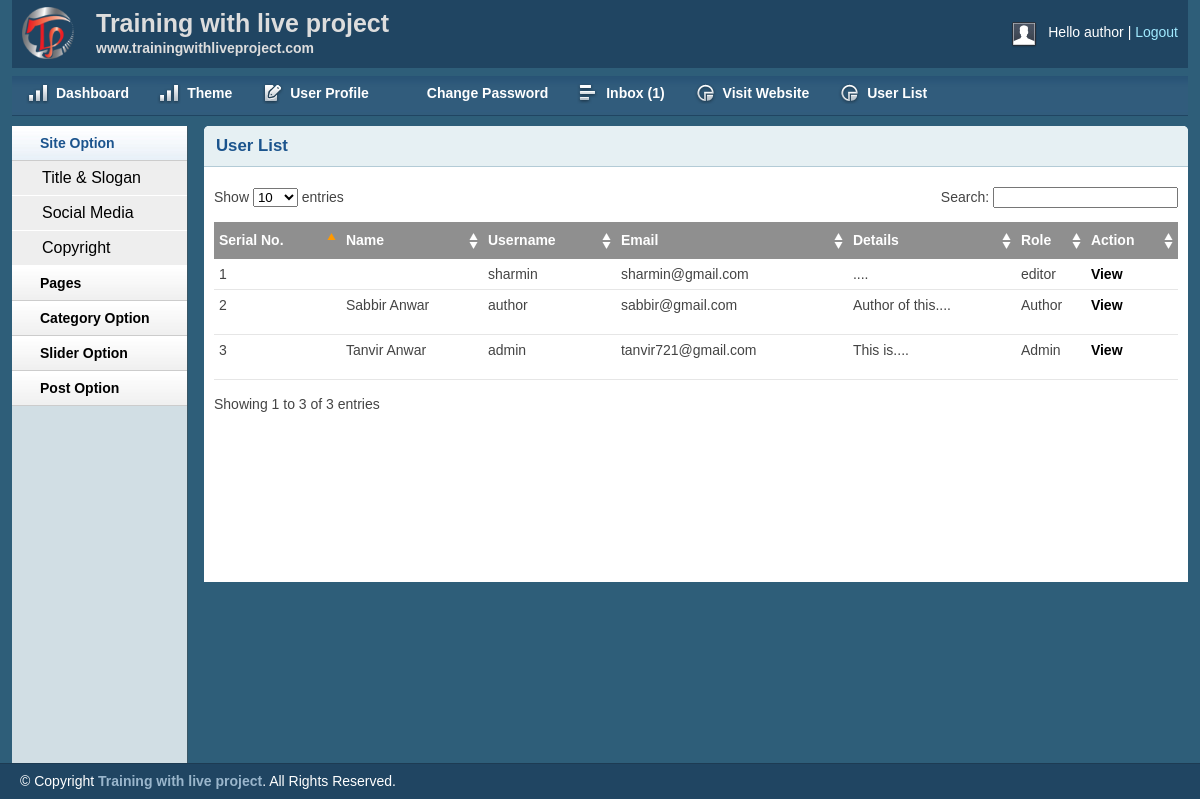
Screenshot of /admin/userlist.php (signed in) with the database file from the repository.
### tables this page shows
CREATE TABLE `tbl_user` (
  `id` int(11) NOT NULL,
  `name` varchar(255) NOT NULL,
  `username` varchar(100) NOT NULL,
  `password` varchar(100) NOT NULL,
  `email` varchar(255) NOT NULL,
  `details` text NOT NULL,
  `role` int(11) NOT NULL
);

### lib/Session.php (called while the page is built, shortened)
<?php
class Session{
	public static function get($key){
		if (isset($_SESSION[$key])) {
			return $_SESSION[$key];
		}else {
			return false;
		}
	}
}
?>

### lib/Database.php (called while the page is built, shortened)
<?php
Class Database{
 public $host   = DB_HOST;
 public $user   = DB_USER;
 public $pass   = DB_PASS;
 public $dbname = DB_NAME;
 public $link;
private function connectDB(){
 $this->link = new mysqli($this->host, $this->user, $this->pass,
  $this->dbname);
 }
public function select($query){
  $result = $this->link->query($query) or
   die($this->link->error.__LINE__);
  if($result->num_rows > 0){
    return $result;
  } else {
    return false;
  }
 }
}

### helpers/Formate.php (called while the page is built, shortened)
<?php
class Format{
	public function textShorten($text, $limit = 400){
        $text = $text."";
        $text = substr($text, 0, $limit);
        $text = substr($text, 0, strrpos($text, ' '));
        $text = $text."....";
        return $text;
	}
}
?>

### admin/userlist.php (the view, shortened to what this page needs)
<?php include "inc/header.php"; ?>
<?php include "inc/sidebar.php"; ?>
<div class="grid_10">
<div class="box round first grid">
<h2>User List</h2>
<div class="block">
<table class="data display datatable" id="example">
<thead>
	<tr>
		<th>Serial No.</th>
		<th>Name</th>
		<th>Username</th>
		<th>Email</th>
		<th>Details</th>
		<th>Role</th>
		<th>Action</th>
	</tr>
</thead>
<tbody>
<?php
$query = "SELECT * FROM  tbl_user order by id desc ";
$alluser = $db->select($query);
if ($alluser) {
	$i= 0;
	while ($result = $alluser->fetch_assoc()){
     $i++;
?>
	<tr class="odd gradeX">
		<td><?php echo $i; ?></td>
		<td><?php echo $result['name'];?></td>
		<td><?php echo $result['username'];?></td>
		<td><?php echo $result['email'];?></td>
		<td><?php echo $fm->textShorten($result['details'],30);?></td>
		<td>
		<?php
			if ($result['role'] == '0') {
				echo "Admin";
			}elseif ($result['role'] == '1') {
				echo "Author";
			}elseif ($result['role'] == '2') {
				echo "editor";
			}
		 ?>
 </td>
	<td><a href="viewuser.php?userid=<?php echo $result['id']; ?>">View</a>
	</td>
</tr>
	<?php } } ?>
</tbody>
</table>
</div>
</div>
</div>
<?php include "inc/footer.php"; ?>

### admin/inc/header.php (shortened to what this page needs)
<?php
include "../lib/Session.php";
?>
<?php
include "../lib/Database.php";
include "../helpers/Formate.php";
?>
<?php
$db = new Database();
$fm = new Format();
?>
<!DOCTYPE html>
<html>
<head>
<link rel="stylesheet" type="text/css" href="css/reset.css" media="screen" />
<link rel="stylesheet" type="text/css" href="css/text.css" media="screen" />
<link rel="stylesheet" type="text/css" href="css/grid.css" media="screen" />
<link rel="stylesheet" type="text/css" href="css/layout.css" media="screen" />
<link rel="stylesheet" type="text/css" href="css/nav.css" media="screen" />
<link href="css/table/demo_page.css" rel="stylesheet" type="text/css" />
</head>
<body>
<div class="container_12">
<div class="grid_12 header-repeat">
<div id="branding">
<div class="floatleft logo">
    <img src="img/livelogo.png" alt="Logo" />
</div>
<div class="floatleft middle">
	<h1>Training with live project</h1>
	<p>www.trainingwithliveproject.com</p>
</div>
<div class="floatright">
    <div class="floatleft">
        <img src="img/img-profile.jpg" alt="Profile Pic" /></div>
    <div class="floatleft marginleft10">
        <ul class="inline-ul floatleft">
            <li>Hello <?php echo Session::get('username');?></li>
            <li><a href="?action=logout">Logout</a></li>
        </ul>
    </div>
</div>
</div>
</div>
<div class="grid_12">
    <ul class="nav main">
        <li class="ic-dashboard"><a href="index.php"><span>Dashboard</span></a> </li>
        <li class="ic-dashboard"><a href="theme.php"><span>Theme</span></a> </li>
        <li class="ic-form-style"><a href="profile.php"><span>User Profile</span></a></li>
		<li class="ic-typography"><a href="changepassword.php"><span>Change Password</span></a></li>
		<li class="ic-grid-tables"><a href="inbox.php"><span>Inbox
        <?php
$query = "SELECT * FROM  tbl_contact WHERE status='0' order by id desc ";
$msg = $db->select($query);
if ($msg) {
    $count = mysqli_num_rows($msg);
    echo "(".$count.")";
} else {
    echo "(0)";
}
?>
</span></a></li>
    <li class="ic-charts"><a href="../index.php"><span>Visit Website</span></a></li>
    <li class="ic-charts"><a href="userlist.php"><span>User List</span></a></li>
</ul>
</div>

### admin/inc/sidebar.php (shortened to what this page needs)
<div class="grid_2">
<div class="box sidemenu">
<div class="block" id="section-menu">
<ul class="section menu">
   <li><a class="menuitem">Site Option</a>
        <ul class="submenu">
            <li><a href="titleslogan.php">Title & Slogan</a></li>
            <li><a href="social.php">Social Media</a></li>
            <li><a href="copyright.php">Copyright</a></li>
        </ul>
    </li>
     <li><a class="menuitem">Pages</a>
    </li>
    <li><a class="menuitem">Category Option</a>
    </li>
     <li><a class="menuitem">Slider Option</a>
    </li>
    <li><a class="menuitem">Post Option</a>
    </li>
</ul>
</div>
</div>
</div>

### admin/inc/footer.php (shortened to what this page needs)
    </div>
    <div id="site_info">
        <p>
         &copy; Copyright <a href="http://trainingwithliveproject.com">Training with live project</a>. All Rights Reserved.
        </p>
    </div>
</body>
</html>

### admin/css/text.css (style rules this page uses)
body { font: 13px/1.5 Tahoma, Helvetica, Arial, 'Liberation Sans', FreeSans, sans-serif; }
h1 { font-size: 25px; }
h2 { font-size: 23px; }
ul { list-style: square; }
li { margin-left: 30px; }
p, dl, hr, h1, h2, h3, h4, h5, h6, ol, ul, pre, table, address, fieldset { margin-bottom: 20px; }

### admin/css/grid.css (style rules this page uses)
.container_12, .container_16 { min-height: 620px; width: 100%; }
.grid_1, .grid_2, .grid_3, .grid_4, .grid_5, .grid_6, .grid_7, .grid_8, .grid_9, .grid_10, .grid_11, .grid_12, .grid_13, .grid_14, .grid_15, .grid_16 { display: inline; float: left; margin-left: 1%; margin-right: 1%; }
.container_12 .grid_12, .container_16 .grid_16 { width: 98%; }
.container_12 .grid_2 { width: 14.666%; }
.container_12 .grid_10 { width: 81.333%; }

### admin/css/layout.css (style rules this page uses)
body { background: #fff none repeat scroll 0 0; color: #444; font-size: 14px; padding: 0; }
.floatleft { float:left; }
.logo img { margin-top: -15px; width: 52px; }
.middle { margin-left: 22px; margin-top: -14px; }
.middle h1 { color:#ddd;margin:0 }
.middle p { color: #ddd; margin: 0; font-weight: bold; }
.floatright { float:right; }
.inline-ul li { display:inline; color:#fff; }
.marginleft10 { margin-left:10px; }
a { color: #000; font-weight:bold; text-decoration: none; }
.container_12, .container_16 { background:#2E5E79; }
h1, h2, h3, h4, h5, h6 { line-height:1.2em; margin-bottom:.3em; }
h2 { margin-top:1em; }
#branding { font-weight: normal; margin-bottom: 0; padding: 22px 10px 3px; text-align: left; }
.header-repeat { background:url(../img/header-repeat.jpg) repeat-x; }
#branding a { color:#A1EAFF; font-weight:normal; }
#branding a:before { content:" | "; color:#fff; }
#branding ul, #branding ul li { margin:0px; padding:0px; }
#branding li { padding:0px 0px 0px 0px !important; }
.box { background:#fff; margin-bottom:20px; padding:10px 10px 10px 10px; margin-left:-8px; }
.box.grid { padding-bottom:40px; }
.box.round { -moz-border-radius: 5px 5px 0px 0px; -webkit-border-radius: 5px 5px 0px 0px; border-radius: 5px 5px 0px 0px; }
.box h2 { font-size:1.2em; font-weight:bold; color:#1B548D; background:#E6F0F3; margin:-10px -10px 0 -10px; padding:10px 12px; border-bottom:1px solid #B3CBD6; -moz-border-radius: 5px 5px 0px 0px; -webkit-border-radius: 5px 5px 0px 0px; border-radius: 5px 5px 0px 0px; }
.box.first { min-height: 406px; }
.block { padding-top:20px; }
.box.sidemenu { background-color:#D1DEE4; border-right:1px solid #3A5665; padding:0px; margin:0px; cursor:pointer; }
.box.sidemenu .block { padding-top:0px; margin-top:0px; }
p { margin-bottom:1em; }
ul, ol { padding-top:0; }
ul.menu { list-style:none; border-top:1px solid #bbb; }
ul.menu li { margin:0; }
ul.menu li a { display:block; padding:4px 10px; border-bottom:1px solid #ccc; }
ul.menu ul { list-style:none; margin:0; }
ul.menu ul li a { padding-left:30px; }
ul.section { border-top:0; margin-bottom:0; }
ul.section li a { background:url(../img/sidemenu-repeat.jpg) repeat-x; line-height:26px; padding-left:28px; }
ul.section li li a { background:#ddd; border-bottom:1px solid #eee; }
ul.section ul li { text-transform:none; }
ul.section ul.current li a { background: #eee none repeat scroll 0 0; border-bottom: 1px solid #fff; font-size: 16px; font-weight: normal; }
ul.section li a.current { color:#1B548D; background:url(../img/sidemenu-repeat-hover.jpg) repeat-x; }
#site_info { color:#fff; background:#204562; border-top:1px solid #1d3b53; padding-left:20px; }
#site_info p { line-height:35px; margin-bottom:0px; }
#site_info a { color:#9ab6cc; }
.block { padding-bottom:1px; }
table.display { margin: 0 auto; clear: both; width: 100%; }
.sorting_asc { background: #8f8f8f url(../img/table/sort_asc.png) no-repeat center right; padding:8px 5px; text-align:left; color:#fff; }
.sorting { background:#8f8f8f url(../img/table/sort_both.png) no-repeat center right; padding:8px 5px; text-align:left; color:#fff; }
tr.odd { height: 30px; line-height: 30px; border-bottom:1px solid #e6e6e6; }
tr.even { height: 30px; line-height: 30px; border-bottom:1px solid #e6e6e6; }
tr.odd td, tr.even td { padding-left:5px; }

### rows the page displays
tbl_user: username "sharmin", email "sharmin@gmail.com", details "....", role "editor"
tbl_user: name "Sabbir Anwar", username "author", email "sabbir@gmail.com", details "Author of this....", role "Author"
tbl_user: name "Tanvir Anwar", username "admin", email "tanvir721@gmail.com", details "This is....", role "Admin"

### other values shown
Session::get('username') "author"
$count "1"
